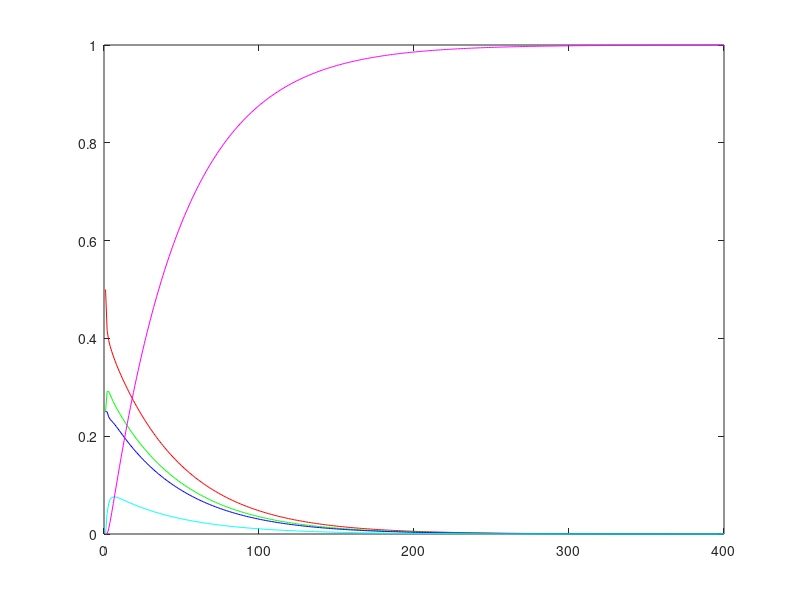

Recreate this plot in MATLAB.
p = [1/2 1/2 1/6 0 0; 1/4 1/2 1/6 0 0; 1/4 0 1/2 1/4 0; 0 0 1/6 1/2 0; 0 0 0 1/4 1];
r = [1 0 0 0 0]';
p1 = zeros(400,1);
p2 = zeros(400,1);
p3 = zeros(400,1);
p4 = zeros(400,1);
p5 = zeros(400,1);
for i = 1:400
    s = p*r;
    p1(i) = s(1);
    p2(i) = s(2);
    p3(i) = s(3);
    p4(i) = s(4);
    p5(i) = s(5);
    r = s;
end
plot(p1,'r')
hold on
plot(p2,'g')
hold on
plot(p3,'b')
hold on
plot(p4,'c')
hold on
plot(p5,'m')